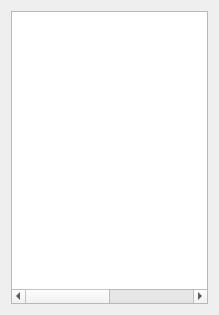
<?xml version="1.0" encoding="UTF-8"?>
<ui version="4.0">
 <class>Properties</class>
 <widget class="QDialog" name="Properties">
  <property name="geometry">
   <rect>
    <x>0</x>
    <y>0</y>
    <width>219</width>
    <height>315</height>
   </rect>
  </property>
  <property name="windowTitle">
   <string>Properties</string>
  </property>
  <layout class="QVBoxLayout" name="verticalLayout">
   <item>
    <widget class="QTableWidget" name="tableWidget">
     <property name="alternatingRowColors">
      <bool>true</bool>
     </property>
     <property name="showGrid">
      <bool>false</bool>
     </property>
     <attribute name="horizontalHeaderVisible">
      <bool>false</bool>
     </attribute>
     <attribute name="horizontalHeaderCascadingSectionResizes">
      <bool>false</bool>
     </attribute>
     <attribute name="verticalHeaderVisible">
      <bool>false</bool>
     </attribute>
     <column>
      <property name="text">
       <string>Key</string>
      </property>
     </column>
     <column>
      <property name="text">
       <string>Value</string>
      </property>
     </column>
    </widget>
   </item>
  </layout>
 </widget>
 <resources/>
 <connections/>
</ui>
